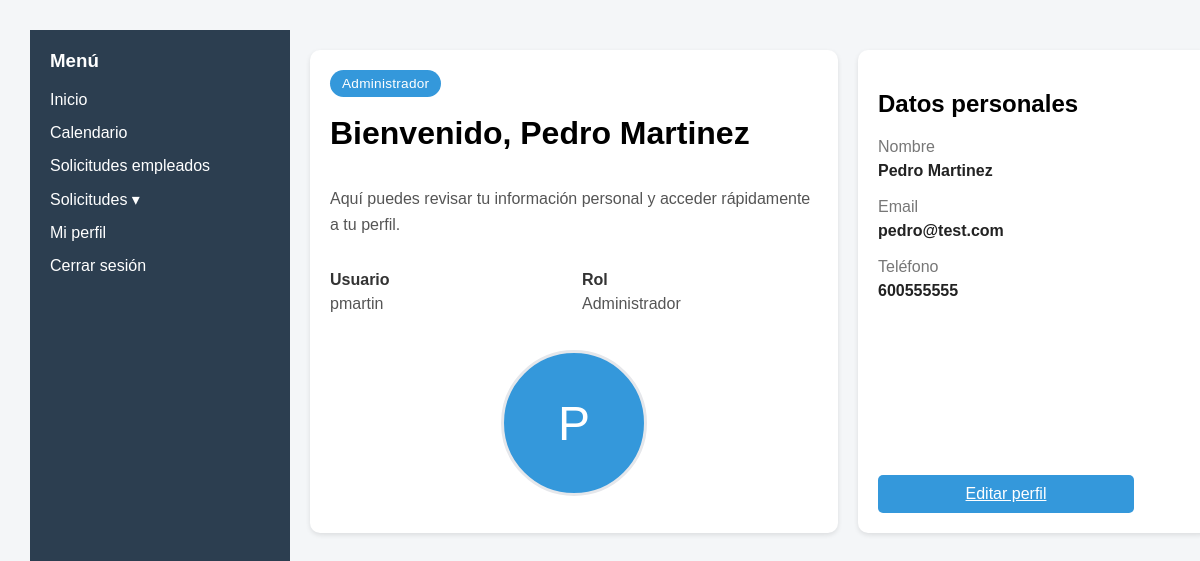
Before: /frontend/views/menu.php (signed in) with the older database file.
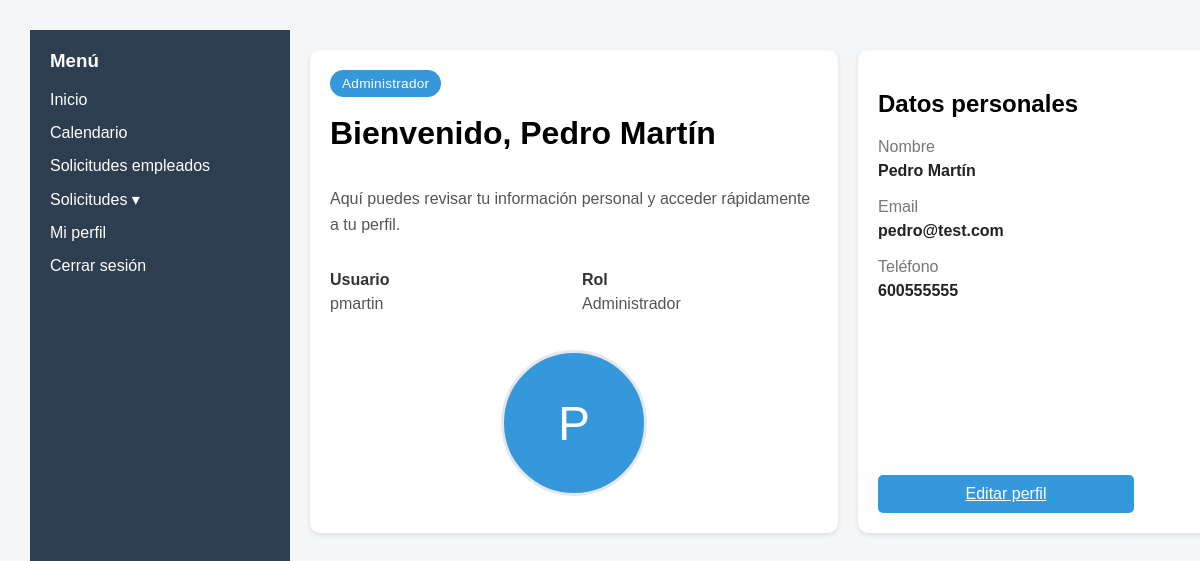
After: the same page with the newer database file.
### tables this page shows
CREATE TABLE EMPLEADO (
	id_empleado INTEGER PRIMARY KEY AUTOINCREMENT,
	nombre TEXT NOT NULL,
	email TEXT NOT NULL,
	dni TEXT NOT NULL,
	telefono TEXT,
	usuario TEXT NOT NULL,
	contrasena TEXT NOT NULL,
	rol TEXT NOT NULL
);

### frontend/views/menu.php (the view, shortened to what this page needs)
<?php include '../components/header.php'; ?>
<?php include '../components/layout.php'; ?>
<?php
$db = getDB();
$idEmpleado = $_SESSION['id_empleado'];
$stmt = $db->prepare("
  SELECT nombre, email, telefono, usuario, rol
  FROM EMPLEADO
  WHERE id_empleado = :id_empleado
");
$stmt->execute([
  ':id_empleado' => $idEmpleado
]);
$empleado = $stmt->fetch(PDO::FETCH_ASSOC);
$nombre = $empleado['nombre'] ?? '';
$email = $empleado['email'] ?? '';
$telefono = $empleado['telefono'] ?? '';
$usuario = $empleado['usuario'] ?? ($_SESSION['usuario'] ?? '');
$rol = $empleado['rol'] ?? ($_SESSION['rol'] ?? '');
$rolTexto = $rol === 'admin' ? 'Administrador' : 'Empleado';
$nombreAvatar = $nombre !== '' ? $nombre : $usuario;
$inicial = strtoupper(substr(trim($nombreAvatar), 0, 1));
?>
<main>
  <div class="dashboard">
    <div class="card bienvenida card-split">
      <div class="welcome-copy">
        <span class="badge"><?php echo htmlspecialchars($rolTexto); ?></span>
        <h1>Bienvenido, <?php echo htmlspecialchars($nombre); ?></h1>
        <p class="welcome-text">Aquí puedes revisar tu información personal y acceder rápidamente a tu perfil.</p>
        <div class="welcome-meta">
          <div>
            <strong>Usuario</strong>
            <p><?php echo htmlspecialchars($usuario); ?></p>
          </div>
          <div>
            <strong>Rol</strong>
            <p><?php echo htmlspecialchars($rolTexto); ?></p>
          </div>
        </div>
      </div>
      <div class="welcome-avatar">
        <span class="avatar-placeholder"><?php echo htmlspecialchars($inicial); ?></span>
      </div>
    </div>
    <div class="card perfil card-split profile-summary-card">
      <div>
        <h2>Datos personales</h2>
        <div class="profile-summary-item">
          <span>Nombre</span>
          <strong><?php echo htmlspecialchars($nombre); ?></strong>
        </div>
        <div class="profile-summary-item">
          <span>Email</span>
          <strong><?php echo htmlspecialchars($email); ?></strong>
        </div>
        <div class="profile-summary-item">
          <span>Teléfono</span>
          <strong><?php echo htmlspecialchars($telefono); ?></strong>
        </div>
      </div>
      <a href="perfil.php" class="primary">Editar perfil</a>
    </div>
  </div>
</main>
<?php include '../components/footer.php'; ?>

### frontend/components/header.php (shortened to what this page needs)
<!DOCTYPE html>
<html lang="es">
<head>
    <link rel="stylesheet" href="../css/styles.css">
</head>
<body>
    <div class="container">

### frontend/components/layout.php (shortened to what this page needs)
<aside>
  <h3>Menú</h3>
  <ul>
    <li><a href="menu.php">Inicio</a></li>
    <li><a href="calendario.php">Calendario</a></li>
    <?php if (isset($_SESSION['rol']) && $_SESSION['rol'] === 'admin'): ?>
    <li><a href="admin_solicitudes.php">Solicitudes empleados</a></li>
    <?php endif; ?>
    <li class="dropdown">
      <button class="dropdown-btn" type="button">Solicitudes ▾</button>
    </li>
    <li><a href="perfil.php">Mi perfil</a></li>
    <li><a href="logout.php">Cerrar sesión</a></li>
  </ul>
</aside>

### frontend/components/footer.php
</div>
</body>
</html>

### frontend/css/styles.css (style rules this page uses)
html, body { margin: 0; padding: 15px; font-family: sans-serif; }
body { font-family: Arial; margin: 0; background: #f4f6f8; }
.container { display: flex; height: 100vh; width: 100vw; }
aside { width: 220px; background: #2c3e50; color: white; padding: 20px; }
aside h3 { margin-top: 0; }
aside ul { list-style: none; padding: 0; }
aside li { margin: 15px 0; }
aside a { color: white; text-decoration: none; }
main { flex: 1; padding: 20px; display: flex; flex-direction: column; overflow: auto; }
.card { background: white; padding: 20px; border-radius: 10px; margin-bottom: 20px; box-shadow: 0 2px 5px rgba(0, 0, 0, 0.1); flex: 1; display: flex; flex-direction: column; }
.dashboard { display: grid; grid-template-columns: 1fr; gap: 20px; align-items: stretch; }
@media (min-width: 900px) { .dashboard { grid-template-columns: 1.5fr 1fr; } }
.dashboard>.card { align-self: stretch; }
.card-split { display: flex; flex-direction: column; justify-content: space-between; gap: 20px; }
.welcome-copy { display: flex; flex-direction: column; gap: 18px; }
.badge { align-self: flex-start; display: inline-block; background: #3498db; color: white; padding: 6px 12px; border-radius: 999px; font-size: 0.85rem; letter-spacing: 0.02em; }
.welcome-copy h1 { margin: 0; font-size: 2rem; }
.welcome-text { color: #555; line-height: 1.6; }
.welcome-meta { display: grid; grid-template-columns: repeat(2, minmax(0, 1fr)); gap: 16px; }
.welcome-meta strong { display: block; margin-bottom: 6px; color: #333; }
.welcome-meta p { margin: 0; color: #555; }
.welcome-avatar { display: flex; align-items: center; justify-content: center; min-height: 180px; }
.welcome-avatar img, .avatar-placeholder { width: 140px; height: 140px; border-radius: 50%; object-fit: cover; border: 3px solid #e5e7eb; display: inline-flex; align-items: center; justify-content: center; font-size: 3rem; color: #fff; background: #3498db; }
.profile-summary-card { gap: 24px; }
.profile-summary-item { margin-top: 18px; }
.profile-summary-item span { display: block; color: #777; margin-bottom: 6px; }
.profile-summary-item strong { color: #222; font-size: 1rem; }
.primary { background: #3498db; color: white; border: none; padding: 10px 18px; margin-top: 10px; cursor: pointer; border-radius: 5px; display: inline-block; width: min(220px, 100%); max-width: 220px; text-align: center; }
aside ul li { position: relative; }
.dropdown-btn { background: none; border: none; color: white; padding: 0; font-size: 1rem; cursor: pointer; width: 100%; text-align: left; }

Changed rows visible on the page:
changed empleado "pmartin": nombre "Pedro Martinez" → "Pedro Martín"
